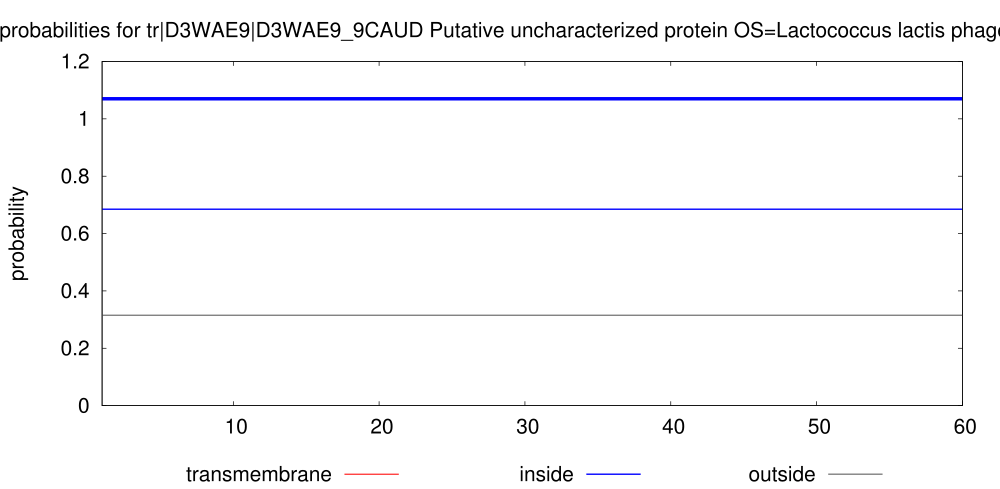

This figure's gnuplot source:
set arrow from 1,1.07 to 60,1.07 nohead lt 3 lw 10
set key below
set title "TMHMM posterior probabilities for tr|D3WAE9|D3WAE9_9CAUD Putative uncharacterized protein OS=Lactococcus lactis phage p2 PE=4 SV=1 ORF=42"
set yrange [0:1.2]
set size 2., 1.4
#set xlabel "position"
set ylabel "probability"
set xrange [1:60]
# Make the ps plot
set term postscript eps color solid "Helvetica" 30
set output "./TMHMM_9908/tr_D3WAE9_D3WAE9_9CAUD.eps"
plot "./TMHMM_9908/tr_D3WAE9_D3WAE9_9CAUD.plp" using 1:4 title "transmembrane" with impulses lt 1 lw 3, \
"" using 1:3 title "inside" with line lt 3 lw 4, \
"" using 1:5 title "outside" with line lt 9 lw 4
exit
